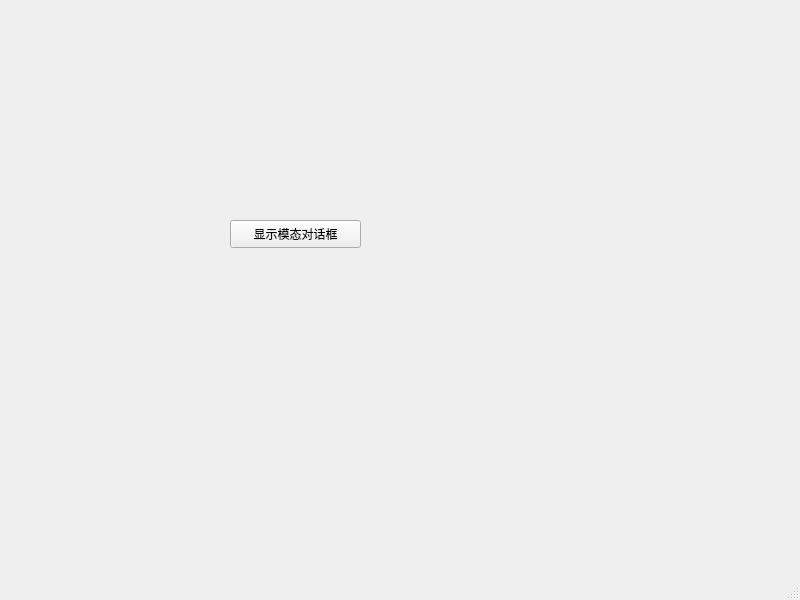
<?xml version="1.0" encoding="UTF-8"?>
<ui version="4.0">
 <class>MainWindow</class>
 <widget class="QMainWindow" name="MainWindow">
  <property name="geometry">
   <rect>
    <x>0</x>
    <y>0</y>
    <width>800</width>
    <height>600</height>
   </rect>
  </property>
  <property name="windowTitle">
   <string>MainWindow</string>
  </property>
  <widget class="QWidget" name="centralwidget">
   <widget class="QPushButton" name="modalDlg">
    <property name="geometry">
     <rect>
      <x>230</x>
      <y>220</y>
      <width>131</width>
      <height>28</height>
     </rect>
    </property>
    <property name="text">
     <string>显示模态对话框</string>
    </property>
   </widget>
  </widget>
  <widget class="QMenuBar" name="menubar">
   <property name="geometry">
    <rect>
     <x>0</x>
     <y>0</y>
     <width>800</width>
     <height>26</height>
    </rect>
   </property>
  </widget>
  <widget class="QStatusBar" name="statusbar"/>
 </widget>
 <resources/>
 <connections/>
</ui>
